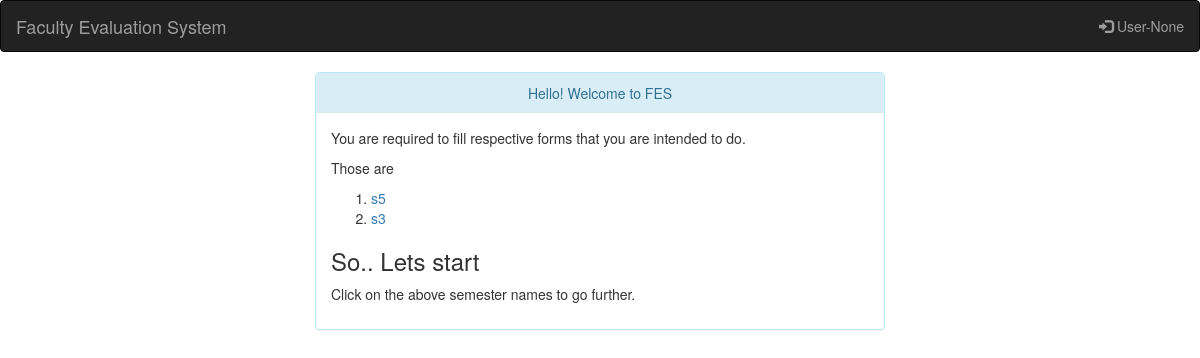
Before: /FES/student/ with the older database file.
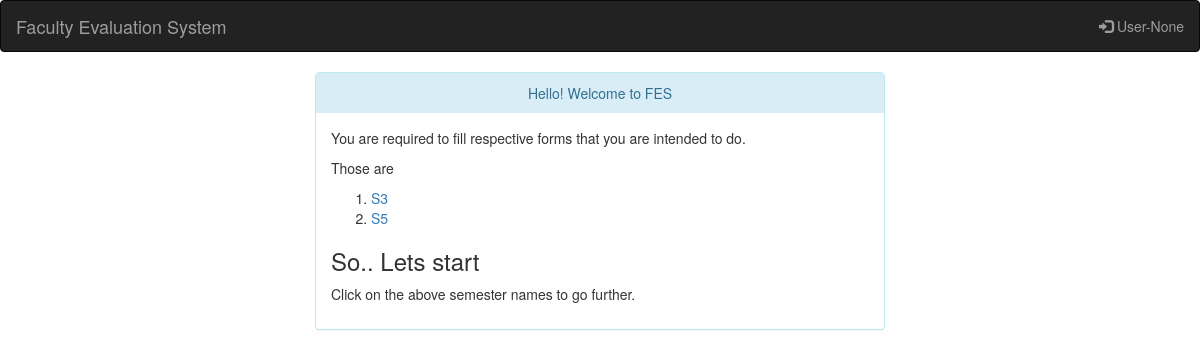
After: the same page with the newer database file.
### teacher/models.py (models this page shows)
class Semester(models.Model):
    semesterName = models.CharField(max_length=20)

### student/views.py (the view, shortened to what this page needs)
# urls.py: url(r'^index/([0-9]+)/$' , views.forms , name='all_forms'),
def index(request):
    semesters = teacher_view.Semester.objects.all()
    primaryKey = []
    for semester in semesters:
        primaryKey.append(semester.pk)
    zipped_data = zip(semesters, primaryKey)
    context = {
        'zippedData': zipped_data,
        'token' : request.session.get('token')
    }
    return render(request, 'student/index.html', context)

### templates/student/index.html (shortened to what this page needs)
<!DOCTYPE html>
<html lang="en">
<head>
  <link rel="stylesheet" href="https://maxcdn.bootstrapcdn.com/bootstrap/3.3.7/css/bootstrap.min.css">
</head>
<body>
    <nav class="navbar navbar-inverse">
      <div class="container-fluid">
        <div class="navbar-header">
          <a class="navbar-brand" href="#">Faculty Evaluation System</a>
        </div>
          <ul class="nav navbar-nav navbar-right">
              <li><a href="/FES/administrator/logout"><span class="glyphicon glyphicon-log-in"></span> User-{{ token }}</a></li>
          </ul>
      </div>
    </nav>
    <div class="panel-group col-sm-6 col-sm-offset-3">
        <div class="panel panel-info ">
          <div class="panel-heading" style="text-align: center">Hello! Welcome to FES</div>
          <div class="panel-body">
              <p>You are required to fill respective forms that you are intended to do.</p>
              <p>Those are</p>
              <ol>
                  {% for semester , primaryKey in zippedData %}
                  <li><a href="sem/{{ primaryKey }}">{{ semester.semesterName }}</a></li>
                  {% endfor %}
              </ol>
              <h3>So.. Lets start</h3>
                <p>Click on the above semester names to go further.</p>
          </div>
        </div>
    </div>
</body>
</html>

Changed rows visible on the page:
removed Semester: semesterName "s5"
removed Semester: semesterName "s3"
added Semester: semesterName "S3"
added Semester: semesterName "S5"
